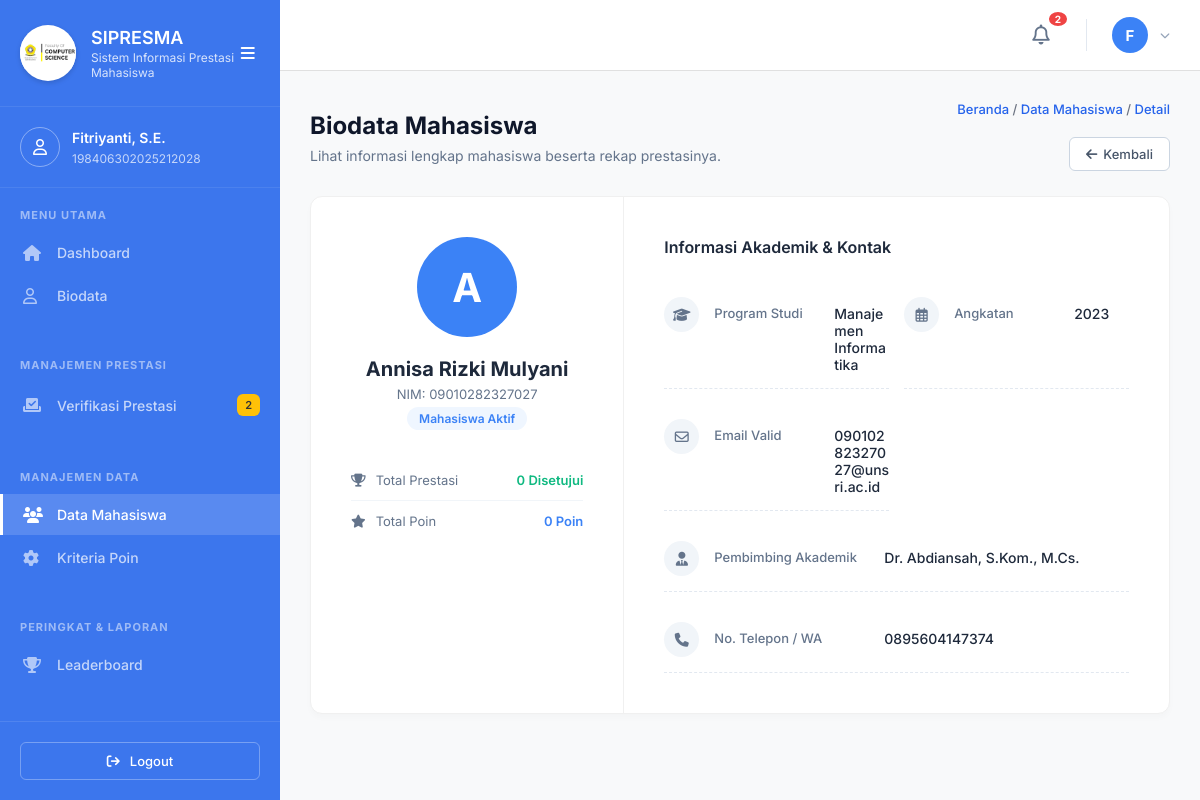
Screenshot of /administrator/DetailMahasiswa.php?id=25 (signed in) with the database file from the repository.
### tables this page shows
CREATE TABLE IF NOT EXISTS `mahasiswa` (
  `id` int NOT NULL AUTO_INCREMENT,
  `user_id` int DEFAULT NULL,
  `nim` varchar(20) NOT NULL,
  `nama` varchar(100) NOT NULL,
  `prodi` varchar(100) DEFAULT NULL,
  `kelas` varchar(50) DEFAULT NULL,
  `pembimbing_akademik` varchar(100) DEFAULT NULL,
  `angkatan` varchar(10) NOT NULL,
  `email` varchar(100) DEFAULT NULL,
  `telp` varchar(20) DEFAULT NULL,
  `ipk` decimal(3,2) DEFAULT '0.00',
  `total_poin` int DEFAULT '0',
  `status_akun` varchar(20) DEFAULT 'aktif',
  `created_at` datetime DEFAULT CURRENT_TIMESTAMP,
  PRIMARY KEY (`id`),
  UNIQUE KEY `nim` (`nim`),
  KEY `user_id` (`user_id`),
  CONSTRAINT `mahasiswa_ibfk_1` FOREIGN KEY (`user_id`) REFERENCES `users` (`id`) ON DELETE CASCADE
);

### administrator/DetailMahasiswa.php (the view, shortened to what this page needs)
<?php
require '../koneksi.php';
$q_pending = $conn->query("SELECT COUNT(*) as cnt FROM prestasi WHERE status='pending'");
$menunggu = $q_pending->fetch_assoc()['cnt'];
$id_mhs = isset($_GET['id']) ? (int)$_GET['id'] : 0;
$q_mhs = $conn->prepare("SELECT m.*,
        COALESCE(SUM(
            CASE WHEN p.status = 'approved' THEN
                (SELECT pc.poin FROM poin_config pc WHERE (pc.tingkat = p.tingkat OR (p.tingkat = 'Kota/Kabupaten' AND pc.tingkat IN ('Kota','Kabupaten'))) AND pc.juara = p.juara ORDER BY pc.poin DESC LIMIT 1)
            ELSE 0 END
        ), 0) AS total_poin
    FROM mahasiswa m
    LEFT JOIN prestasi p ON m.id = p.mahasiswa_id
    WHERE m.id = ?
    GROUP BY m.id");
$q_mhs->bind_param("i", $id_mhs);
$q_mhs->execute();
$result_mhs = $q_mhs->get_result();
$mhs = $result_mhs->fetch_assoc();
$q_pres_count = $conn->query("SELECT COUNT(*) as total_prestasi FROM prestasi WHERE mahasiswa_id = $id_mhs AND status = 'approved'");
$total_prestasi = $q_pres_count->fetch_assoc()['total_prestasi'];
?>
<!DOCTYPE html>
<html lang="id">
<head>
    <link rel="stylesheet" href="https://cdnjs.cloudflare.com/ajax/libs/font-awesome/6.4.0/css/all.min.css">
    <link rel="stylesheet" href="Assets/Css/Style.css?v=<?= time() ?>">
</head>
<body class="dashboard-body new-dashboard">
    <aside class="sidebar-new" id="sidebar">
        <div class="sidebar-header-new">
            <div class="sidebar-header-left">
                <div class="logo-icon" style="width:56px; height:56px; display:flex; align-items:center; justify-content:center; flex-shrink:0; border-radius:50%; background:#ffffff; overflow:hidden; box-shadow: 0 2px 5px rgba(0,0,0,0.15);">
                    <img src="Assets/Images/logo_fasilkom.png" alt="Logo Fasilkom" style="width: 100%; height: 100%; object-fit: contain;">
                </div>
                <div class="logo-text">
                    <h2>SIPRESMA</h2>
                    <p>Sistem Informasi Prestasi Mahasiswa</p>
                </div>
            </div>
            <button class="toggle-btn-sidebar btn-toggle-sidebar" id="toggleSidebar" title="Toggle Sidebar">
                <i class="fa-solid fa-bars"></i>
            </button>
        </div>
        <div class="sidebar-profile" style="border-top: 1px solid rgba(255, 255, 255, 0.08);">
            <div class="profile-icon" style="background-color: transparent; border: 1px solid rgba(255,255,255,0.4);">
                <i class="fa-regular fa-user"></i>
            </div>
            <div class="profile-details">
                <div class="profile-name"><?= htmlspecialchars($_SESSION['admin_nama'] ?? 'Admin') ?></div>
                <div class="profile-role"><?= htmlspecialchars($_SESSION['admin_nip'] ?? '-') ?></div>
            </div>
        </div>
        <div class="sidebar-menus-container">
            <div class="sidebar-menu-title">MENU UTAMA</div>
            <ul class="sidebar-menu-new">
                <li class="menu-item-new"><a href="Dashboard.php"><i class="fa-solid fa-house"></i> <span class="menu-text">Dashboard</span></a></li>
                <li class="menu-item-new"><a href="Biodata.php"><i class="fa-regular fa-user"></i> <span class="menu-text">Biodata</span></a></li>
            </ul>
            <div class="sidebar-menu-title mt-custom">MANAJEMEN PRESTASI</div>
            <ul class="sidebar-menu-new">
                <li class="menu-item-new">
                    <a href="VerifikasiPrestasi.php">
                        <i class="fa-solid fa-check-to-slot"></i> <span class="menu-text">Verifikasi Prestasi</span>
                        <?php if(isset($menunggu) && $menunggu > 0): ?><span class="badge"><?= $menunggu ?></span><?php endif; ?>
                    </a>
                </li>
            </ul>
            <div class="sidebar-menu-title mt-custom">MANAJEMEN DATA</div>
            <ul class="sidebar-menu-new">
                <li class="menu-item-new active"><a href="DataMahasiswa.php"><i class="fa-solid fa-users"></i> <span class="menu-text">Data Mahasiswa</span></a></li>
                <li class="menu-item-new"><a href="KriteriaPoin.php"><i class="fa-solid fa-gear"></i> <span class="menu-text">Kriteria Poin</span></a></li>
            </ul>
            <div class="sidebar-menu-title mt-custom">PERINGKAT & LAPORAN</div>
            <ul class="sidebar-menu-new">
                <li class="menu-item-new"><a href="Leaderboard.php"><i class="fa-solid fa-trophy"></i> <span class="menu-text">Leaderboard</span></a></li>
            </ul>
        </div>
        <div class="sidebar-footer-new">
            <a href="Logout.php" class="logout-btn-new"><i class="fa-solid fa-arrow-right-from-bracket"></i> <span class="menu-text">Logout</span></a>
        </div>
    </aside>
    <main class="main-content-new" id="mainContent">
        <?php include 'Topbar.php'; ?>
        <div class="content-wrapper-new">
            <div class="page-header-new">
                <div class="page-header-flex">
                    <div class="page-title-new">
                        <div class="page-title-text">
                            <h1 style="font-size: 24px; font-weight: 800; color: #0f172a; margin: 0 0 5px 0;">Biodata Mahasiswa</h1>
                            <p style="font-family: 'Inter', sans-serif; font-size: 13px; font-weight: 400; color: #64748b; line-height: 1.5; margin: 0;">Lihat informasi lengkap mahasiswa beserta rekap prestasinya.</p>
                        </div>
                    </div>
                    <div style="display: flex; flex-direction: column; align-items: flex-end; gap: 15px;">
                        <div class="breadcrumb-top">
                            <a href="Dashboard.php">Beranda</a> <span>/</span> <a href="DataMahasiswa.php">Data Mahasiswa</a> <span>/</span> Detail
                        </div>
                        <a href="DataMahasiswa.php" class="btn-back"><i class="fa-solid fa-arrow-left"></i> Kembali</a>
                    </div>
                </div>
            </div>
            <div class="profile-container">
                <div class="profile-left">
                    <div class="profile-avatar"><?= substr(htmlspecialchars($mhs['nama']), 0, 1) ?></div>
                    <div class="profile-name"><?= htmlspecialchars($mhs['nama']) ?></div>
                    <div style="font-size: 13px; color: #64748b; margin-bottom: 5px;">NIM: <?= htmlspecialchars($mhs['nim']) ?></div>
                    <div class="profile-role-badge">Mahasiswa Aktif</div>
                    <ul class="profile-stats-list">
                        <li>
                            <span class="stat-label"><i class="fa-solid fa-trophy"></i> Total Prestasi</span>
                            <span class="stat-value" style="color:#10b981;"><?= $total_prestasi ?> Disetujui</span>
                        </li>
                        <li>
                            <span class="stat-label"><i class="fa-solid fa-star"></i> Total Poin</span>
                            <span class="stat-value" style="color:#3b82f6;"><?= $mhs['total_poin'] ?> Poin</span>
                        </li>
                    </ul>
                </div>
                <div class="profile-right">
                    <h3 class="section-title">Informasi Akademik & Kontak</h3>
                    <ul class="info-list">
                        <li class="info-item">
                            <div class="info-icon"><i class="fa-solid fa-graduation-cap"></i></div>
                            <div class="info-label">Program Studi</div>
                            <div class="info-value"><?= htmlspecialchars($mhs['prodi']) ?></div>
                        </li>
                        <li class="info-item">
                            <div class="info-icon"><i class="fa-regular fa-calendar-days"></i></div>
                            <div class="info-label">Angkatan</div>
                            <div class="info-value"><?= htmlspecialchars($mhs['angkatan']) ?></div>
                        </li>
                        <li class="info-item">
                            <div class="info-icon"><i class="fa-regular fa-envelope"></i></div>
                            <div class="info-label">Email Valid</div>
                            <div class="info-value"><?= htmlspecialchars($mhs['email']) ?></div>
                        </li>
                        <li class="info-item full-width">
                            <div class="info-icon"><i class="fa-solid fa-user-tie"></i></div>
                            <div class="info-label" style="width: 170px;">Pembimbing Akademik</div>
                            <div class="info-value"><?= htmlspecialchars($mhs['pembimbing_akademik']) ?></div>
                        </li>
                        <li class="info-item full-width">
                            <div class="info-icon"><i class="fa-solid fa-phone"></i></div>
                            <div class="info-label" style="width: 170px;">No. Telepon / WA</div>
                            <div class="info-value"><?= htmlspecialchars($mhs['telp']) ?></div>
                        </li>
                    </ul>
                </div>
            </div>
        </div>
    </main>
</body>
</html>

### administrator/DetailMahasiswa.php (style rules this page uses)
.profile-container { background-color: #ffffff; border-radius: 12px; box-shadow: 0 4px 6px rgba(0,0,0,0.02); border: 1px solid #f0f0f0; margin: 0 auto; display: flex; flex-direction: column; }
@media (min-width: 768px) { .profile-container { flex-direction: row; } }
.profile-left { padding: 40px; text-align: center; border-right: 1px solid #f0f0f0; flex: 1; max-width: 350px; }
.profile-right { padding: 40px; flex: 2; display: flex; flex-direction: column; position: relative; }
.profile-avatar { width: 100px; height: 100px; background-color: #3b82f6; color: #ffffff; border-radius: 50%; display: flex; justify-content: center; align-items: center; font-size: 40px; font-weight: 700; margin: 0 auto 20px; }
.profile-name { font-size: 20px; font-weight: 700; color: #1e293b; margin-bottom: 5px; }
.profile-role-badge { display: inline-block; background-color: #eff6ff; color: #3b82f6; font-size: 12px; font-weight: 600; padding: 4px 12px; border-radius: 20px; margin-bottom: 30px; }
.profile-stats-list { list-style: none; padding: 0; margin: 0; text-align: left; }
.profile-stats-list li { display: flex; justify-content: space-between; align-items: center; padding: 12px 0; border-bottom: 1px solid #f1f5f9; font-size: 13px; }
.profile-stats-list li:last-child { border-bottom: none; }
.profile-stats-list li .stat-label { color: #64748b; display: flex; align-items: center; gap: 10px; }
.profile-stats-list li .stat-value { font-weight: 600; color: #334155; }
.section-title { font-size: 16px; font-weight: 600; color: #1e293b; margin-bottom: 25px; }
.info-list { list-style: none; padding: 0; margin: 0; flex-grow: 1; display: grid; grid-template-columns: 1fr 1fr; gap: 15px; }
.info-list li { display: flex; padding: 15px 0; border-bottom: 1px dashed #e2e8f0; align-items: flex-start; }
.info-list li.full-width { grid-column: 1 / -1; }
.info-list li .info-icon { width: 35px; height: 35px; border-radius: 50%; background-color: #f1f5f9; color: #64748b; display: flex; align-items: center; justify-content: center; margin-right: 15px; flex-shrink: 0; }
.info-list li .info-label { width: 120px; font-size: 13px; color: #64748b; font-weight: 500; padding-top: 8px; flex-shrink: 0; }
.info-list li .info-value { font-size: 14px; color: #1e293b; font-weight: 500; padding-top: 8px; word-break: break-word; }
.page-header-new { margin-bottom: 25px; }
.breadcrumb-top { font-size: 13px; color: #2563eb; font-weight: 500; text-align: right; margin-bottom: 5px; }
.breadcrumb-top span { color: #6b7280; }
.breadcrumb-top a { color: #2563eb; text-decoration: none; }
.page-header-flex { display: flex; justify-content: space-between; align-items: flex-end; width: 100%; }
.page-title-new { display: flex; align-items: center; gap: 15px; }
.btn-back { background-color: #ffffff; color: #475569; border: 1px solid #cbd5e1; padding: 8px 16px; border-radius: 6px; font-weight: 500; font-size: 13px; cursor: pointer; text-decoration: none; display: inline-flex; align-items: center; gap: 6px; transition: all 0.2s; }

### rows the page displays
mahasiswa: nama "A", nama "Annisa Rizki Mulyani", nim "09010282327027", prodi "Manajemen Informatika", angkatan "2023", email "09010282327027@unsri.ac.id", pembimbing_akademik "Dr. Abdiansah, S.Kom., M.Cs.", telp "0895604147374"

### other values shown
$_SESSION['admin_nama'] "Fitriyanti, S.E."
$_SESSION['admin_nip'] "198406302025212028"
$menunggu "2"
$total_notif "2"
$total_prestasi "0"
$mhs['total_poin'] "0"
